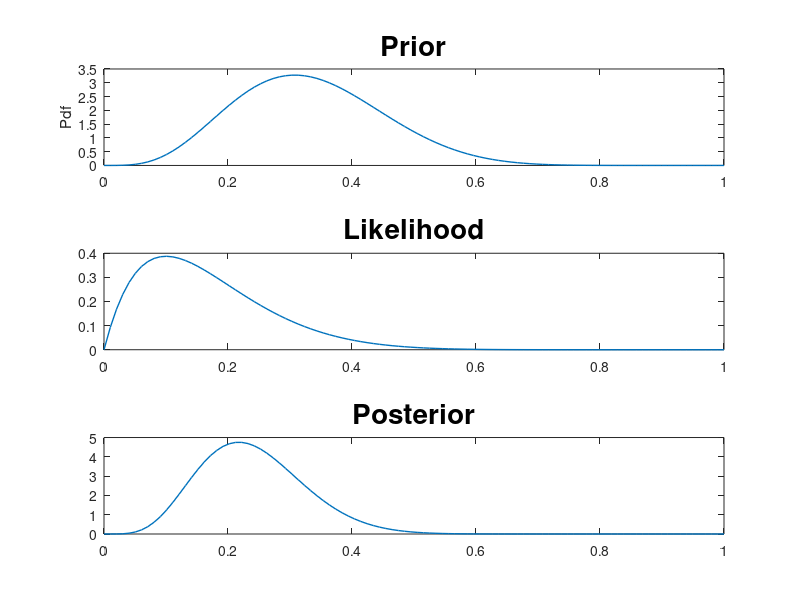

MATLAB code for this plot:
function Beta_Distribution()
%% Function : Bayesian inference in practice - posterior distribution: example Disease prevalence
clear; close all; clc;
%% Beta Distribution
% Beta function
% $B\!\left(a,b\right) = \frac{\left(a - 1\right)! \!\left(b - 1\right)! }{\left(a + b - 1\right)! }$
% Prior Parameters
a = 5;
b = 10;
% Data
N = 10; 
K = 1;
theta = linspace(0,1,100);

% Beta Prior probability density function (betapdf)
Y_prior = betapdf(theta,a,b);
% Likelihood Beta
Y_likelihood = nchoosek(N,K)*(theta.^K).*(1-theta).^(N-K);
% Beta Posterior Probability Density Function 
Y_pos = betapdf(theta, a+K, b+N-K);
%% Display
figure(1);
% Display Prior Beta Probability Density Function
subplot(3,1,1);
plot(theta, Y_prior, 'LineWidth',1);
title('Prior', 'FontSize', 20);
% set(gca,'FrontSize', 20);   % gca : get current axis
ylabel('Pdf');
% Display Likelihood Beta
subplot(3,1,2);
plot(theta,Y_likelihood, 'LineWidth',1);
title('Likelihood', 'FontSize', 20);
% Display Posterior Beta Probability Density Function 
subplot(3,1,3);
plot(theta,Y_pos, 'LineWidth',1);
title('Posterior','FontSize',20);

%% Reference
% Prior/Posterior Probability : https://www.youtube.com/watch?v=R9NQY2Hyl14

end